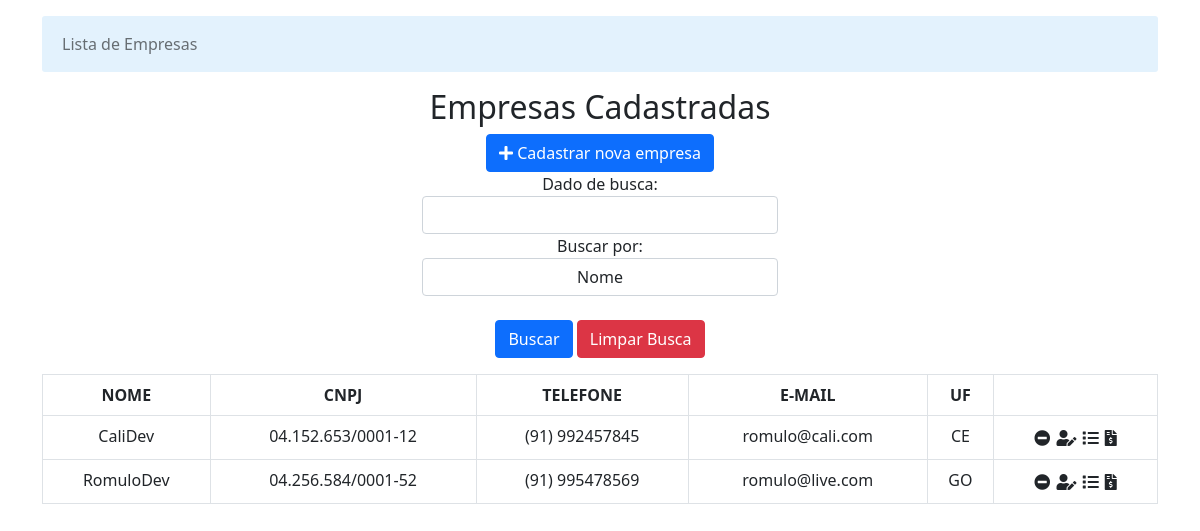
Before: / with the older database file.
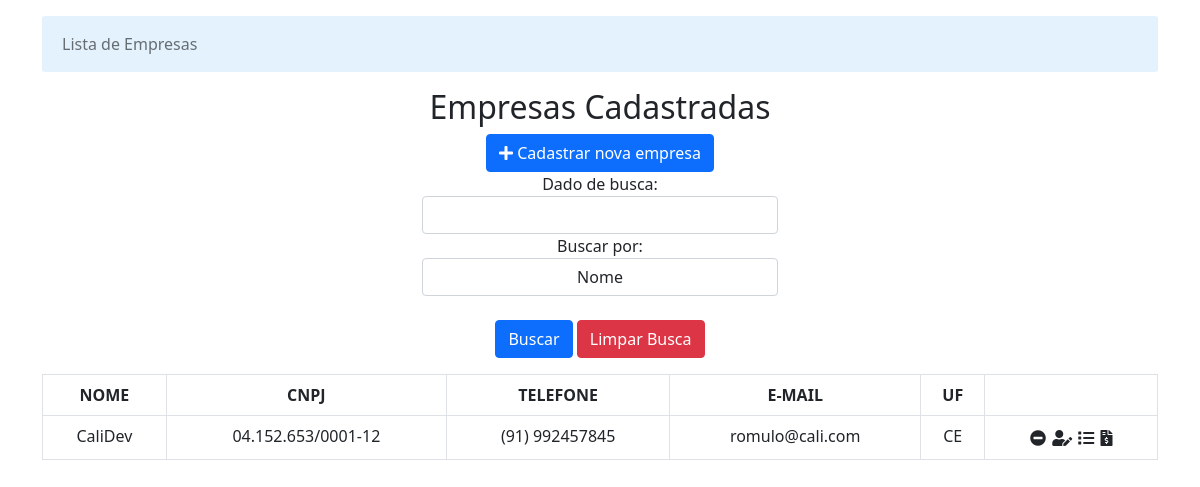
After: the same page with the newer database file.
### core/models.py (models this page shows, shortened)
class Empresa(models.Model):
    nome = models.CharField(
        max_length=150,
        null=False,
        blank=False
    )
    cnpj = models.CharField(
        max_length=14,
        null=False,
        blank=False
    )
    telefone = models.CharField(
        max_length=11,
        null=False,
        blank=False
    )
    email = models.EmailField(
        null=False,
        blank=False
    )
    uf = models.CharField(
        max_length=2,
        choices=UnidadesFederativas.choices,
        default=UnidadesFederativas.PA,
        null=False,
        blank=False
    )

### core/views.py (the view, shortened to what this page needs)
# urls.py: path('', empresa_index, name='empresa_index'),
def empresa_index(request):
    contexto = {}
    empresa_list = Empresa.objects.values(
        'id',
        'nome',
        'cnpj',
        'telefone',
        'email',
        'uf'
    )
    contexto['empresa_list'] = empresa_list
    return render(
        request,
        'core/empresa/index.html',
        contexto
    )

### core/templatetags/filter.py (called while the page is built)
@register.filter
def mascara_cnpj(cnpj):
    return f'{cnpj[0:2]}.{cnpj[2:5]}.{cnpj[5:8]}/{cnpj[8:12]}-{cnpj[12:14]}'

@register.filter
def mascara_telefone(telefone):
    return f'({telefone[0:2]}) {telefone[2:11]}'

### templates/core/empresa/index.html (shortened to what this page needs)
{% extends 'base.html' %}
{% block content %}
    {% load filter %}
    <header style="padding-bottom: 1rem">
        <div class="row">
            <div class="col text-center">
                <h2>Empresas Cadastradas</h2>
                <a href="{% url 'empresa_create' %}" class="btn btn-primary"> <i class="fas fa-plus"></i> Cadastrar nova
                    empresa</a>
            </div>
        </div>
        <div class="row">
            <div class="col">
            </div>
            <div class="col text-center">
                <form action="" method="POST">
                    <label for="valorID">Dado de busca:</label>
                    <input type="text" name="valor" id="valorID" class="form-control">
                    <label for="parametroID">Buscar por:</label>
                    <select name="parametro" id="parametroID" class="form-control text-center">
                        <option value="nome">Nome</option>
                    </select>
                    <br>
                    <div class="row">
                        <div class="col">
                            <button type="submit" class="btn btn-primary">Buscar</button>
                            <a href="{% url 'empresa_index' %}" class="btn btn-danger">Limpar Busca</a>
                        </div>
                    </div>
                </form>
            </div>
            <div class="col"></div>
        </div>
    </header>
    <main>
        <div class="row">
            <div class="col">
                <table class="table table-bordered text-center">
                    <thead>
                    <th>NOME</th>
                    <th>CNPJ</th>
                    <th>TELEFONE</th>
                    <th>E-MAIL</th>
                    <th>UF</th>
                    <th></th>
                    </thead>
                    <tbody>
                    {% for empresa in empresa_list %}
                        <tr>
                            <td>{{ empresa.nome }}</td>
                            <td>{{ empresa.cnpj|mascara_cnpj }}</td>
                            <td>{{ empresa.telefone|mascara_telefone }}</td>
                            <td>{{ empresa.email }}</td>
                            <td>{{ empresa.uf }}</td>
                            <td>
                                <form action="empresa/delete/{{ empresa.id }}" method="POST" style="display: inline">
                                    <button type="button" class="btn"
                                            style="margin: 0; padding: 0" data-bs-toggle="modal"
                                            data-bs-target="#deleteModal{{ empresa.id }}"
                                            title="Excluir {{ empresa.nome }}">
                                        <i class="fas fa-minus-circle"></i>
                                    </button>
                                </form>
                                <a href="{% url 'empresa_update' empresa.id %}" class="btn"
                                   style="margin: 0; padding: 0" title="Editar {{ empresa.nome }}">
                                    <i class="fas fa-user-edit"></i>
                                </a>
                                <a href="{% url 'servicos_index' empresa.id %}" class="btn"
                                   style="margin: 0; padding: 0" title="Serviços Oferidos por {{ empresa.nome }}">
                                    <i class="fa fa-list"></i>
                                </a>
                                <a href="{% url 'prestacao_index' empresa.id %}" class="btn"
                                   style="margin: 0; padding: 0" title="Serviços prestados por {{ empresa.nome }}">
                                    <i class="fas fa-file-invoice-dollar"></i>
                                </a>
                            </td>
                        </tr>
                    {% endfor %}
                    </tbody>
                </table>
            </div>
        </div>
    </main> {% endblock %}

Changed rows visible on the page:
removed Empresa: nome "RomuloDev", cnpj|mascara_cnpj "04.256.584/0001-52", telefone|mascara_telefone "(91) 995478569", email "romulo@live.com", uf "GO"
